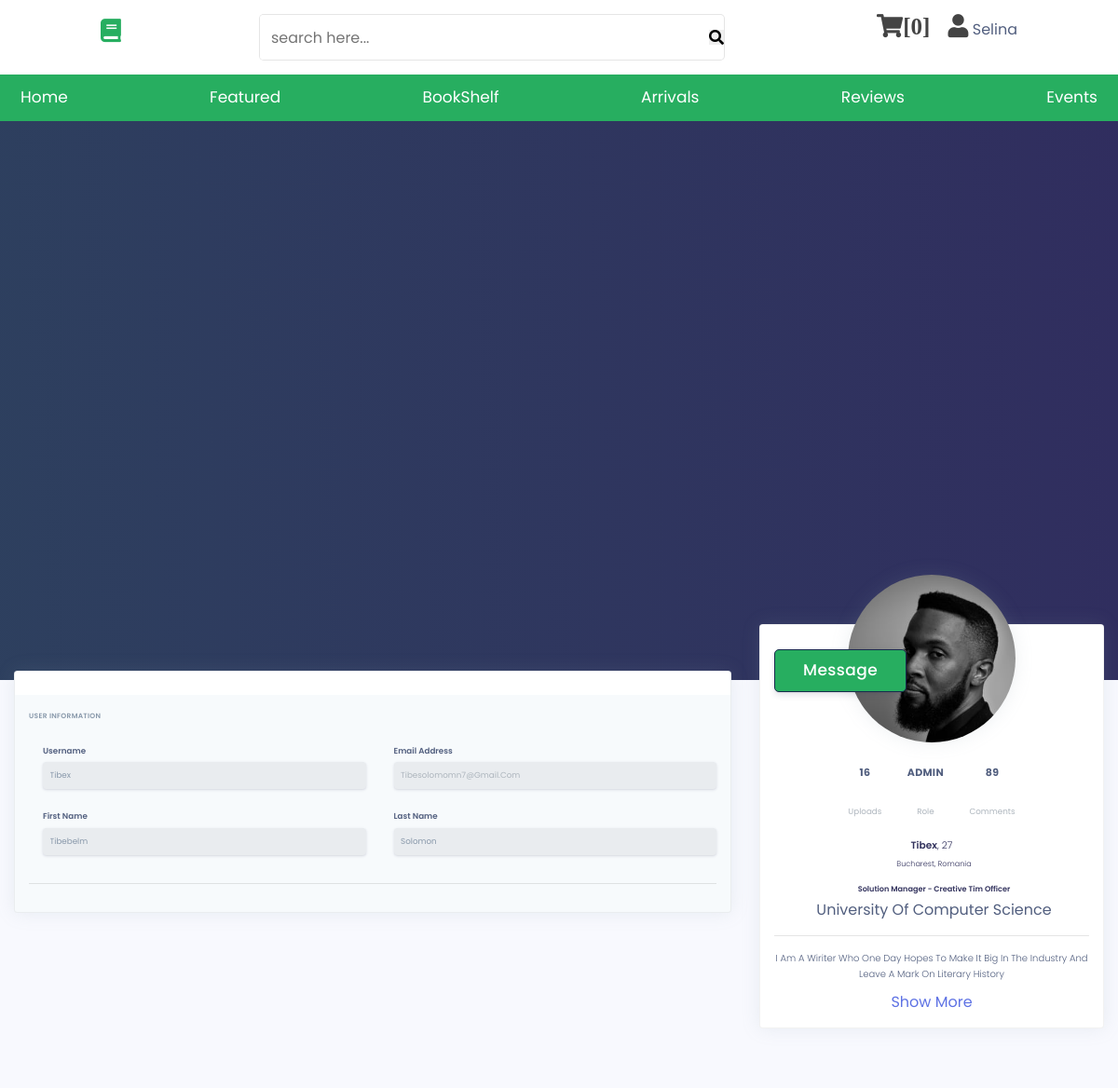
The app's page /public/visit profile.php?visit=Tibex (signed in, upper part), older data.
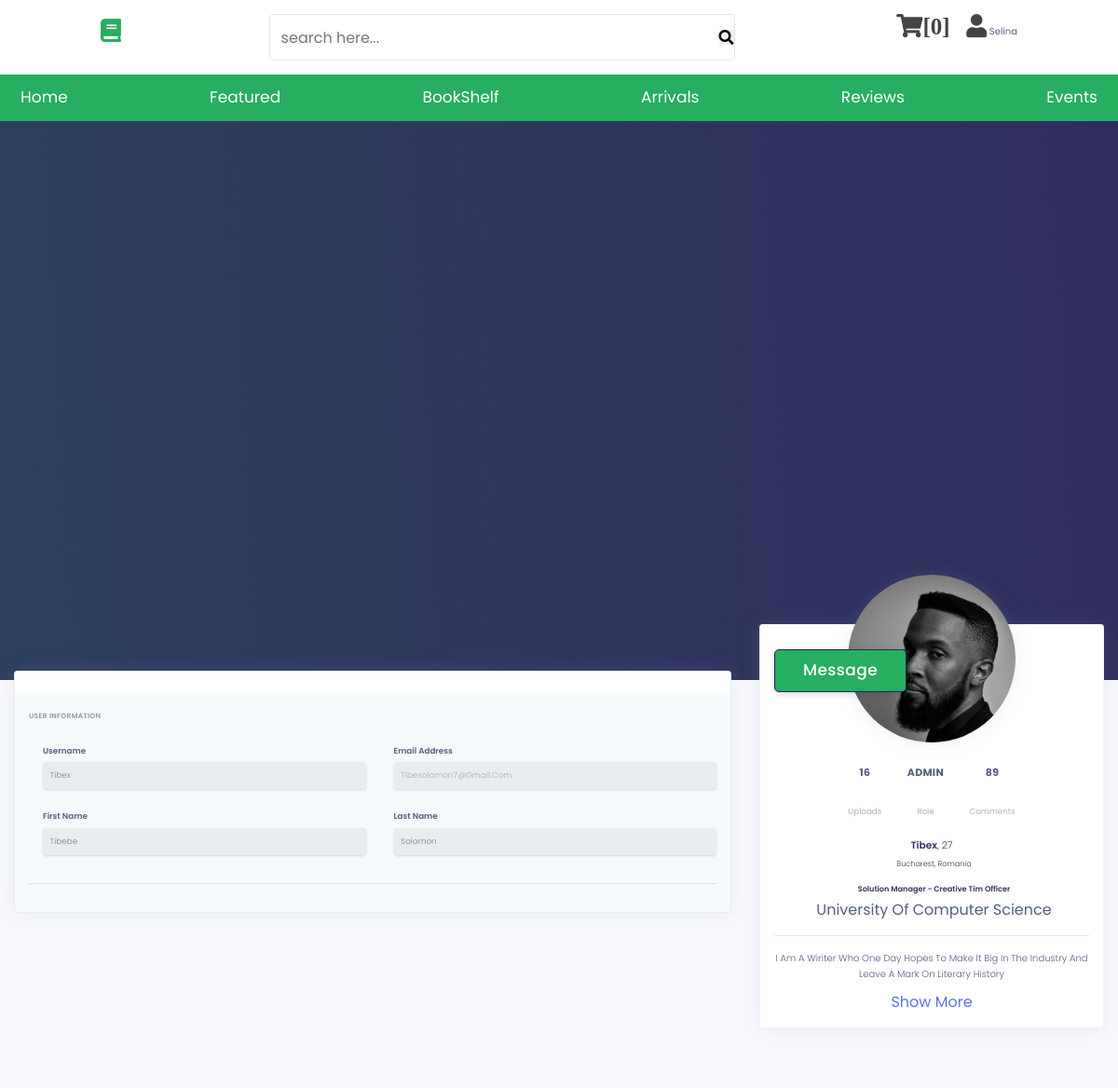
The same page, newer data.
### tables this page shows
CREATE TABLE `user` (
  `UserID` int(11) NOT NULL,
  `UserName` varchar(100) NOT NULL,
  `Email` varchar(50) NOT NULL,
  `PhoneNumber` int(14) NOT NULL,
  `FirstName` varchar(100) NOT NULL,
  `LastName` varchar(100) NOT NULL,
  `Password` varchar(60) NOT NULL,
  `IsAdmin` varchar(5) NOT NULL DEFAULT 'User',
  `Interests` longtext NOT NULL,
  `CreditCard` int(11) NOT NULL,
  `About` varchar(200) NOT NULL,
  `Status` varchar(20) NOT NULL DEFAULT 'Active',
  `CreatedAt` date NOT NULL DEFAULT current_timestamp(),
  `code` int(11) NOT NULL
);

### lib/visit.php (called while the page is built)
<?php
if($_GET["visit"])
{
    include "../config/dbconfig.php";
    $visit = $_GET["visit"];
   $visit = $db->query("Select UserName,Email,FirstName,LastName,isAdmin,UserID FROM user WHERE UserName = '$visit'");
   $visit = mysqli_fetch_assoc($visit);
   $uploads = "SELECT COUNT(UserID) from books where UserID = $visit[UserID]";
   $uplds = mysqli_query($db,$uploads);
   $uplds  = mysqli_fetch_assoc($uplds);
   $visit["uploads"] = $uplds["COUNT(UserID)"];
}
?>

### public/visit profile.php (the view, shortened to what the changed rows need)
<!DOCTYPE html>
<html lang="en">
<head>
   <link rel="stylesheet" href="../css/profile2.css">
</head>
<body>
<?php
include "../inc/nav_bar.php";
?>
  <?php
include "../lib/visit.php";
?>
    <div class="container-fluid mt--7">
      <div class="row">
        <div class="col-xl-4 order-xl-2 mb-5 mb-xl-0">
          <div class="card card-profile shadow">
            <div class="card-body pt-0 pt-md-4">
              <div class="row">
                <div class="col">
                  <div class="card-profile-stats d-flex justify-content-center mt-md-5">
                    <div>
                      <span class="heading">
                        <?php
                        echo  $visit["isAdmin"];
                       ?>
                      </span>
                      <span class="description">Role</span>
                    </div>
                  </div>
                </div>
              </div>
              <div class="text-center">
                <h3>
                  <?php echo $visit["UserName"] ?><span class="font-weight-light">, 27</span>
                </h3>
                <div class="h5 font-weight-300">
                  <i class="ni location_pin mr-2"></i>Bucharest, Romania
                </div>
                <div class="h5 mt-4">
                  <i class="ni business_briefcase-24 mr-2"></i>Solution Manager - Creative Tim Officer
                </div>
                <div>
                  <i class="ni education_hat mr-2"></i>University of Computer Science
                </div>
                <hr class="my-4">
                <p><?php echo $_SESSION['about']  ?></p>
                <a href="#">Show more</a>
              </div>
            </div>
          </div>
        </div>
        <div class="col-xl-8 order-xl-1">
          <div class="card bg-secondary shadow">
            <div class="card-body">
                <div class="pl-lg-4">
                  <div class="row">
                    <div class="col-lg-6">
                      <div class="form-group focused">
                        <label class="form-control-label" for="input-username">Username</label>
                        <input type="text" id="input-username" class="form-control form-control-alternative"readonly  placeholder="Username" value=<?php echo $visit["UserName"] ?> >
                      </div>
                    </div>
                    <div class="col-lg-6">
                      <div class="form-group">
                        <label class="form-control-label" for="input-email">Email address</label>
                        <input type="email" id="input-email" class="form-control form-control-alternative"readonly  placeholder= <?php echo $visit["Email"]?> >
                      </div>
                    </div>
                  </div>
                  <div class="row">
                    <div class="col-lg-6">
                      <div class="form-group focused">
                        <label class="form-control-label" for="input-first-name">First name</label>
                        <input type="text" id="input-first-name" class="form-control form-control-alternative"readonly  placeholder="First name" value=<?php echo $visit["FirstName"] ?>>
                      </div>
                    </div>
                    <div class="col-lg-6">
                      <div class="form-group focused">
                        <label class="form-control-label" for="input-last-name">Last name</label>
                        <input type="text" id="input-last-name" class="form-control form-control-alternative"readonly  placeholder="Last name" value= <?php echo $visit["LastName"]?>>
                      </div>
                    </div>
                  </div>
                </div>
                </div>
            </div>
          </div>
        </div>
      </div>
  <?php
include "../inc/footer.php";
  ?>
</body>
</html>

Row changes from the older to the newer data that the page shows:
changed user "ADMIN": Email "tibesolomomn7@gmail.com" → "tibesolomon7@gmail.com"; FirstName "Tibebelm" → "Tibebe"
